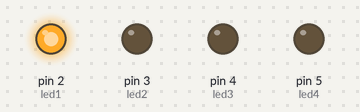
Simulated run of this sketch. Board: Arduino Uno, built with avr-gcc and run on an emulated ATmega328P. Shown: output pins drawn as LEDs (lit = HIGH).

Above: at 0.1 s.
At 1.1 s:
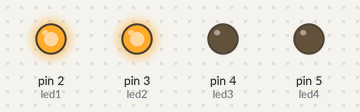
At 2.1 s:
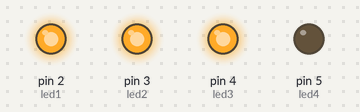
At 3.1 s:
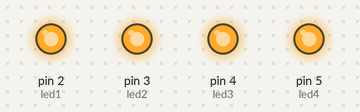
Timing chart, 0 to 4.6 s (numbered marks = the images above):
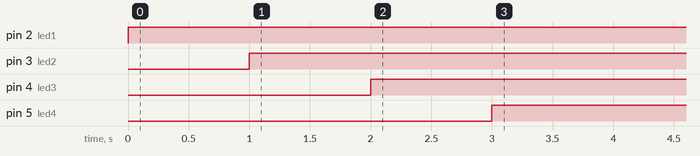

Measured:
- by itself, pin 2 (led1): LOW → HIGH at 0.00 s
- by itself, pin 3 (led2): LOW → HIGH at 1.0 s
- by itself, pin 4 (led3): LOW → HIGH at 2.0 s
- by itself, pin 5 (led4): LOW → HIGH at 3.0 s

The sketch:

ledtest.ino
```cpp
int led1 = 2;
int led2 = 3;
int led3 = 4;
int led4 = 5;
void setup() {
  // put your setup code here, to run once:
pinMode(led1, OUTPUT);
pinMode(led2, OUTPUT);
pinMode(led3, OUTPUT);
pinMode(led4, OUTPUT);
}

void loop() {
  // put your main code here, to run repeatedly:
  digitalWrite (led1, HIGH);
  delay(1000);
  digitalWrite(led2,HIGH);
  delay(1000);
  digitalWrite(led3, HIGH);
  delay(1000);
   digitalWrite(led4, HIGH);
  delay(1000);
}
```
